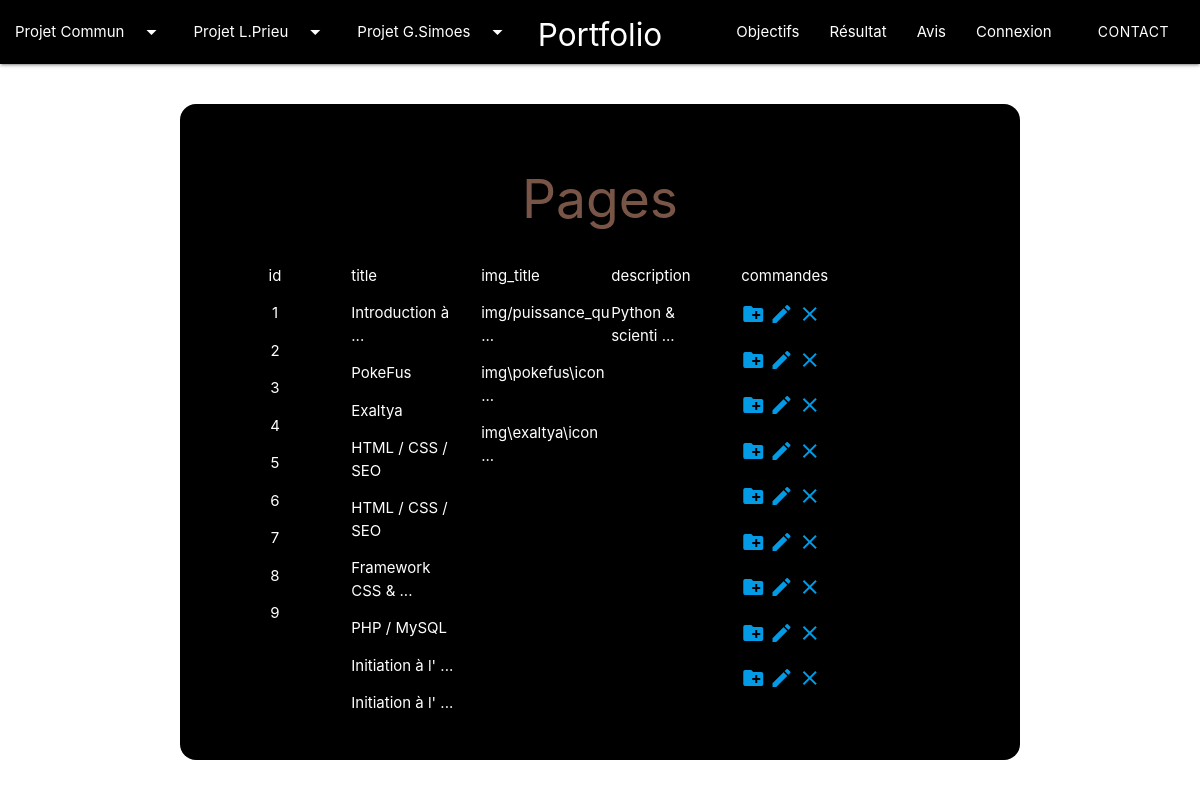
Page /panel.php?projet=0&page=pages on the committed database.
### tables this page shows
CREATE TABLE IF NOT EXISTS `pages` (
  `id` int(11) NOT NULL AUTO_INCREMENT,
  `title` varchar(255) NOT NULL,
  `img_link` varchar(255) NOT NULL,
  `description` text NOT NULL,
  `subtitle` text NOT NULL,
  `type` varchar(255) NOT NULL,
  `id_type` int(11) NOT NULL,
  PRIMARY KEY (`id`)
);

### pages.php (called while the page is built, shortened)
<?php
require_once "config.php";
$requete1 = 'SELECT * FROM pages';
$resultat = $pdo->prepare($requete1);
$resultat->execute();
$resultatPages = $resultat->fetchAll(PDO::FETCH_ASSOC);
?>

### nbPage.php (called while the page is built)
<?php
require_once "config.php";
$requete1 = 'SELECT * FROM pages';
$resultat = $pdo->prepare($requete1);
$resultat->execute();
$resultatPagesId = $resultat->fetchAll(PDO::FETCH_ASSOC);
?>

### panel.php (the view, shortened to what this page needs)
<!DOCTYPE html>
<html lang="en" dir="ltr">
  <head>
    <link type="text/css" rel="stylesheet" href="css/materialize.css" media="screen,projection" />
    <link rel="stylesheet" href="css/style.css">
  </head>
  <body>
    <?php require_once 'navbar.php' ?>
    <?php require "user.php" ?>
    <?php require "pages.php" ?>
      <div class="row container">
        <div class="col s12 m12 l12">
          <div class="panel row"style="margin-top:40px;">
            <?php if($_GET['page'] == "users"): ?>
              <h2 class="brown-text center nom">Users</h2>
              <?php
              $fin = ' ...';
              $lg_max = 20;
               ?>
              <div class="col center s12 m6 l2">
                <p>ID</p>
                <?php
                foreach($resultatUsers as $key => $resultatUser){
                  echo "<p>".$resultatUser['id']."</p>";
                }?>
              </div>
              <div class="col s12 m6 l2">
                <p>Login</p>
                <?php
                foreach($resultatUsers as $key => $resultatUser){
                  if (strlen($resultatUser['login'])>$lg_max)
                  {
                    $resultatUser['login']=substr($resultatUser['login'], 0, $lg_max-strlen($fin)).$fin;
                  }
                  echo "<p>".$resultatUser['login']."</p>";
                }
                ?>
              </div>
              <div class="col s12 m6 l2">
                <p>Email</p>
                <?php
                foreach($resultatUsers as $key => $resultatUser){
                  if (strlen($resultatUser['email'])>$lg_max)
                  {
                    $resultatUser['email']=substr($resultatUser['email'], 0, $lg_max-strlen($fin)).$fin;
                  }
                  echo "<p>".$resultatUser['email']."</p>";
                }
                ?>
              </div>
              <div class="col s12 m6 l2">
                <p>Mot de passe</p>
                <?php
                foreach($resultatUsers as $key => $resultatUser){
                  if (strlen($resultatUser['password'])>$lg_max)
                  {
                    $resultatUser['password']=substr($resultatUser['password'], 0, $lg_max-strlen($fin)).$fin;
                  }
                  echo "<p>".$resultatUser['password']."</p>";
                }
                ?>
              </div>
              <div class="col center s12 m6 l2">
                <p>Admin</p>
                <?php
                foreach($resultatUsers as $key => $resultatUser){
                  echo "<p>".$resultatUser['admin']."</p>";
                }?>
              </div>
              <div class="col s12 m6 l2">
                <p>Commandes</p>
                <?php foreach ($resultatUsers as $key => $resultatUser) { ?>
                  <p>
                    <a class="modal-trigger" id="add-users" href="#"><i class="material-icons">create_new_folder</i></a>
                    <div id='add-user' class="modal">
                      <div class="modal-content">
                        <h4>Enregister un nouveau compte</h4>
                          <div class="row">
                            <form method="post" action="add_user.php">
                              <div class="row">
                                <div class="input-field col s6">
                                  <input id="email" type="email" name="email" class="validate">
                                  <label for="email">Adresse email</label>
                                </div>
                                <div class="input-field col s6">
                                  <input id="login" type="text" class="validate" name="login">
                                  <label for="login">Login</label>
                                </div>
                              </div>
                                <div class="input-field col s6">
                                  <input id="mdp" type="password" class="validate" name="password">
                                  <label for="mdp">Mot de passe</label>
                                </div>
                                <div class="input-field col s6">
                                  <select id='choose_admin' name="admin">
                                    <option id="admin" value="1">Oui</option>
                                    <option id="admin" value="0" selected>Non</option>
                                  </select>
                                  <label for='choose_admin'>Admin</label>
                                </div>
                            </div>
                          </div>
                          <div class="modal-footer">
                            <input type='submit' class="btn connect" value="Créer le nouveau compte"/>
                          </div>
                        </form>
                    </div>
                    <a class="modal-trigger" id="change-users" data-target="<?php echo 'change-user'.$resultatUser["id"].'' ?>" href="#"><i class="material-icons">edit</i></a>
                    <div id="<?php echo 'change-user'.$resultatUser["id"].'' ?>" class="modal">
                      <div class="modal-content">
                        <h4>Modifier un compte</h4>
                          <div class="row">
                            <form method="post" action="change_user.php">
                              <div class="row">
                                <div class="input-field col s3">
                                  <input id="login" name="login" class="validate" type="text" value="<?php echo $resultatUser['login'] ?>">
                                  <label for="login">login de l'utilisateur</label>
                                </div>
                                <div class="input-field col s3">
                                  <input id="email" type="email" class="validate" name="email" value="<?php echo $resultatUser['email'] ?>">
                                  <label for="email">email</label>
                                </div>
                                <div class="input-field col s3">
                                  <input id="password" type="password" class="validate" name="password" value="<?php echo $resultatUser['password']?>">
                                  <label for="password">mot de passe</label>
                                </div>
                                <div class="input-field col s3">
                                  <?php if($resultatUser['admin']== 1):?>
                                    <select id='choose_admin' name="admin">
                                      <option id="admin" value="1" selected>Oui</option>
                                      <option id="admin" value="0">Non</option>
                                    </select>
                                    <label for='choose_admin'>Admin</label>
                                  <?php else: ?>
                                    <select id='choose_admin' name="admin">
                                      <option id="admin" value="1">Oui</option>
                                      <option id="admin" value="0" selected>Non</option>
                                    </select>
                                    <label for='choose_admin'>Admin</label>
                                  <?php endif ?>
                                </div>
                                <div class="input-field col s12">
                                  <input readonly="readonly" value="<?php echo $resultatUser['id'] ?>" id="id-user" type="text" class="validate" name="id" >
                                  <label for="id">id de l'utilisateur</label>
                                </div>
                              </div>
                            </div>
                          </div>
                          <div class="modal-footer">
                            <input type='submit' class="btn connect" value="Valider le changement"/>
                          </div>
                        </form>
                    </div>
                    <a class="modal-trigger" id="remove-users" data-target="<?php echo 'delete-user'.$resultatUser["id"].'' ?>" href="#"><i class="material-icons">close</i></a>
                    <div id="<?php echo 'delete-user'.$resultatUser["id"].'' ?>" class="modal">
                      <div class="modal-content">
                        <h4>Supprimer un compte</h4>
                          <div class="row">
                            <form method="post" action="remove_user.php">
                                <p>Vous allez supprimer le compte avec les information suivante (la manipulation est définitive)</p>
                                <div class="input-field col s3">
                                  <input readonly="readonly" id="login" name="login" class="validate" type="text" value="<?php echo $resultatUser['login'] ?>">
                                  <label for="login">login de l'utilisateur</label>
                                </div>
                                <div class="input-field col s3">
                                  <input readonly="readonly" id="email" type="email" class="validate" name="email" value="<?php echo $resultatUser['email'] ?>">
                                  <label for="email">email</label>
                                </div>
                                <div class="input-field col s3">
                                  <input readonly="readonly" id="password" type="password" class="validate" name="password" value="<?php echo $resultatUser['password'] ?>">
                                  <label for="password">mot de passe</label>
                                </div>
                                <div class="input-field col s3">
                                  <?php if($resultatUser['admin']== 1):?>
                                    <select readonly="readonly" id='choose_admin'>
                                      <option id="admin" name="admin" readonly="readonly" value="1" selected>Oui</option>
                                      <option id="admin" name="admin" readonly="readonly" value="0">Non</option>
                                    </select>
                                    <label for='choose_admin'>Admin</label>
                                  <?php else: ?>
                                    <select readonly="readonly" id='choose_admin'>
                                      <option id="admin" name="admin" readonly="readonly" value="1">Oui</option>
                                      <option id="admin" name="admin" readonly="readonly" value="0" selected>Non</option>
                                    </select>
                                    <label for='choose_admin'>Admin</label>
                                  <?php endif ?>
                                </div>
                                <div class="input-field col s12">
                                  <input readonly="readonly" value="<?php echo $resultatUser['id'] ?>" id="id-user" type="text" class="validate" name="id-user" >
                                  <label for="id-user">id de l'utilisateur</label>
                                </div>
                              </div>
                            </div>
                          <div class="modal-footer">
                            <input type='submit' class="btn connect" value="Valider la suppresion"/>
                          </div>
                        </form>
                    </div>
                  </p>
                <?php } ?>
              </div>
            <?php elseif ($_GET["page"] == "pages") :?>
              <h2 class="brown-text center nom">Pages</h2>
              <?php
              $fin = ' ...';
              $lg_max = 20;
               ?>
              <div class="col center s12 m6 l2">
                <p>id</p>
                <?php
                foreach($resultatPages as $key => $resultatPage){
                  echo "<p>".$resultatPage['id']."</p>";
                }?>
              </div>
              <div class="col s12 m6 l2">
                <p>title</p>
                <?php
                foreach($resultatPages as $key => $resultatPage){
                  if (strlen($resultatPage['title'])>$lg_max)
                  {
                    $resultatPage['title']=substr($resultatPage['title'], 0, $lg_max-strlen($fin)).$fin;
                  }
                  echo "<p>".$resultatPage['title']."<br></p>";
                }
                ?>
              </div>
              <div class="col s12 m6 l2">
                <p>img_title</p>
                <?php
                foreach($resultatPages as $key => $resultatPage){
                  if (strlen($resultatPage['img_link'])>$lg_max)
                  {
                    $resultatPage['img_link']=substr($resultatPage['img_link'], 0, $lg_max-strlen($fin)).$fin;
                  }
                  echo "<p>".$resultatPage['img_link']."</p>";
                }
                ?>
              </div>
              <div class="col s12 m6 l2">
                <p>description</p>
                <?php
                foreach($resultatPages as $key => $resultatPage){
                  if (strlen($resultatPage['description'])>$lg_max)
                  {
                    $resultatPage['description']=substr($resultatPage['description'], 0, $lg_max-strlen($fin)).$fin;
                  }
                  echo "<p>".$resultatPage['description']."</p>";
                }
                ?>
              </div>
              <div class="col s12 m6 l2">
                <p>commandes</p>
                <?php foreach ($resultatPages as $key => $resultatPage) {
                  echo '<p>
                    <a class="modal-trigger" id="add-pages" data-target="add-page'.$resultatPage["id"].'" href="#"><i class="material-icons">create_new_folder</i></a>
                    <a class="modal-trigger" id="change-pages" data-target="change-page'.$resultatPage["id"].'" href="#"><i class="material-icons">edit</i></a>
                    <a class="modal-trigger" id="delete-pages" data-target="delete-page'.$resultatPage["id"].'" href="#"><i class="material-icons">close</i></a>
                  </p>' ?>
                  <?php } ?>
                </div>
              <?php endif ?>
            </div>
          </div>
        </div>
  </body>
</html>

### css/style.css (style rules this page uses)
body { background-image: url('../img/portfolio.jpg'); background-position: center center; background-attachment: fixed; background-repeat: no-repeat; background-size: cover; }
.panel { background: black; color: white; border-radius: 16px; padding: 2em; margin-bottom: 20px; }

### rows in the picture
pages: id "1", title "Introduction à ...", img_link "img/puissance_qu ...", description "Python & scienti ..."
pages: id "2", title "PokeFus", img_link "img\\pokefus\\icon ..."
pages: id "3", title "Exaltya", img_link "img\\exaltya\\icon ..."
pages: id "4", title "HTML / CSS / SEO"
pages: id "5", title "HTML / CSS / SEO"
pages: id "6", title "Framework CSS & ..."
pages: id "7", title "PHP / MySQL"
pages: id "8", title "Initiation à l' ..."
pages: id "9", title "Initiation à l' ..."
